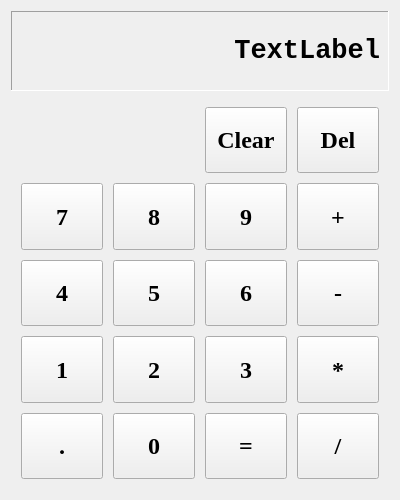
<?xml version="1.0" encoding="UTF-8"?>
<ui version="4.0">
 <class>MainWindow</class>
 <widget class="QMainWindow" name="MainWindow">
  <property name="geometry">
   <rect>
    <x>0</x>
    <y>0</y>
    <width>400</width>
    <height>500</height>
   </rect>
  </property>
  <property name="sizePolicy">
   <sizepolicy hsizetype="Expanding" vsizetype="Expanding">
    <horstretch>0</horstretch>
    <verstretch>0</verstretch>
   </sizepolicy>
  </property>
  <property name="windowTitle">
   <string>自制计算器</string>
  </property>
  <widget class="QWidget" name="centralWidget">
   <property name="sizePolicy">
    <sizepolicy hsizetype="Expanding" vsizetype="Expanding">
     <horstretch>0</horstretch>
     <verstretch>0</verstretch>
    </sizepolicy>
   </property>
   <property name="minimumSize">
    <size>
     <width>400</width>
     <height>0</height>
    </size>
   </property>
   <layout class="QGridLayout" name="gridLayout_2" rowstretch="1,5" columnstretch="1,1">
    <item row="0" column="0" colspan="2">
     <widget class="QLabel" name="label">
      <property name="sizePolicy">
       <sizepolicy hsizetype="Preferred" vsizetype="Minimum">
        <horstretch>0</horstretch>
        <verstretch>0</verstretch>
       </sizepolicy>
      </property>
      <property name="minimumSize">
       <size>
        <width>0</width>
        <height>80</height>
       </size>
      </property>
      <property name="font">
       <font>
        <family>Consolas</family>
        <pointsize>20</pointsize>
        <weight>75</weight>
        <bold>true</bold>
       </font>
      </property>
      <property name="frameShape">
       <enum>QFrame::Panel</enum>
      </property>
      <property name="frameShadow">
       <enum>QFrame::Sunken</enum>
      </property>
      <property name="text">
       <string>TextLabel</string>
      </property>
      <property name="alignment">
       <set>Qt::AlignRight|Qt::AlignTrailing|Qt::AlignVCenter</set>
      </property>
     </widget>
    </item>
    <item row="1" column="0" colspan="2">
     <layout class="QGridLayout" name="gridLayout">
      <property name="leftMargin">
       <number>10</number>
      </property>
      <property name="topMargin">
       <number>10</number>
      </property>
      <property name="rightMargin">
       <number>10</number>
      </property>
      <property name="bottomMargin">
       <number>10</number>
      </property>
      <property name="spacing">
       <number>10</number>
      </property>
      <item row="4" column="1">
       <widget class="QPushButton" name="pushButton_0">
        <property name="sizePolicy">
         <sizepolicy hsizetype="Expanding" vsizetype="Expanding">
          <horstretch>0</horstretch>
          <verstretch>0</verstretch>
         </sizepolicy>
        </property>
        <property name="minimumSize">
         <size>
          <width>50</width>
          <height>50</height>
         </size>
        </property>
        <property name="font">
         <font>
          <family>Times New Roman</family>
          <pointsize>18</pointsize>
          <weight>75</weight>
          <bold>true</bold>
         </font>
        </property>
        <property name="text">
         <string>0</string>
        </property>
       </widget>
      </item>
      <item row="4" column="0">
       <widget class="QPushButton" name="pushButton_point">
        <property name="sizePolicy">
         <sizepolicy hsizetype="Expanding" vsizetype="Expanding">
          <horstretch>0</horstretch>
          <verstretch>0</verstretch>
         </sizepolicy>
        </property>
        <property name="minimumSize">
         <size>
          <width>50</width>
          <height>50</height>
         </size>
        </property>
        <property name="font">
         <font>
          <family>Times New Roman</family>
          <pointsize>18</pointsize>
          <weight>75</weight>
          <bold>true</bold>
         </font>
        </property>
        <property name="text">
         <string>.</string>
        </property>
       </widget>
      </item>
      <item row="1" column="0">
       <widget class="QPushButton" name="pushButton_7">
        <property name="sizePolicy">
         <sizepolicy hsizetype="Expanding" vsizetype="Expanding">
          <horstretch>0</horstretch>
          <verstretch>0</verstretch>
         </sizepolicy>
        </property>
        <property name="minimumSize">
         <size>
          <width>50</width>
          <height>50</height>
         </size>
        </property>
        <property name="font">
         <font>
          <family>Times New Roman</family>
          <pointsize>18</pointsize>
          <weight>75</weight>
          <bold>true</bold>
         </font>
        </property>
        <property name="text">
         <string>7</string>
        </property>
       </widget>
      </item>
      <item row="1" column="1">
       <widget class="QPushButton" name="pushButton_8">
        <property name="sizePolicy">
         <sizepolicy hsizetype="Expanding" vsizetype="Expanding">
          <horstretch>0</horstretch>
          <verstretch>0</verstretch>
         </sizepolicy>
        </property>
        <property name="minimumSize">
         <size>
          <width>50</width>
          <height>50</height>
         </size>
        </property>
        <property name="font">
         <font>
          <family>Times New Roman</family>
          <pointsize>18</pointsize>
          <weight>75</weight>
          <bold>true</bold>
         </font>
        </property>
        <property name="text">
         <string>8</string>
        </property>
       </widget>
      </item>
      <item row="3" column="3">
       <widget class="QPushButton" name="pushButton_multi">
        <property name="sizePolicy">
         <sizepolicy hsizetype="Expanding" vsizetype="Expanding">
          <horstretch>0</horstretch>
          <verstretch>0</verstretch>
         </sizepolicy>
        </property>
        <property name="minimumSize">
         <size>
          <width>50</width>
          <height>50</height>
         </size>
        </property>
        <property name="font">
         <font>
          <family>Times New Roman</family>
          <pointsize>18</pointsize>
          <weight>75</weight>
          <bold>true</bold>
         </font>
        </property>
        <property name="text">
         <string>*</string>
        </property>
       </widget>
      </item>
      <item row="4" column="3">
       <widget class="QPushButton" name="pushButton_divi">
        <property name="sizePolicy">
         <sizepolicy hsizetype="Minimum" vsizetype="Minimum">
          <horstretch>0</horstretch>
          <verstretch>0</verstretch>
         </sizepolicy>
        </property>
        <property name="minimumSize">
         <size>
          <width>50</width>
          <height>50</height>
         </size>
        </property>
        <property name="font">
         <font>
          <family>Times New Roman</family>
          <pointsize>18</pointsize>
          <weight>75</weight>
          <bold>true</bold>
         </font>
        </property>
        <property name="text">
         <string>/</string>
        </property>
       </widget>
      </item>
      <item row="3" column="1">
       <widget class="QPushButton" name="pushButton_2">
        <property name="sizePolicy">
         <sizepolicy hsizetype="Expanding" vsizetype="Expanding">
          <horstretch>0</horstretch>
          <verstretch>0</verstretch>
         </sizepolicy>
        </property>
        <property name="minimumSize">
         <size>
          <width>50</width>
          <height>50</height>
         </size>
        </property>
        <property name="font">
         <font>
          <family>Times New Roman</family>
          <pointsize>18</pointsize>
          <weight>75</weight>
          <bold>true</bold>
         </font>
        </property>
        <property name="text">
         <string>2</string>
        </property>
       </widget>
      </item>
      <item row="0" column="2">
       <widget class="QPushButton" name="pushButton_clear">
        <property name="sizePolicy">
         <sizepolicy hsizetype="Expanding" vsizetype="Expanding">
          <horstretch>0</horstretch>
          <verstretch>0</verstretch>
         </sizepolicy>
        </property>
        <property name="minimumSize">
         <size>
          <width>50</width>
          <height>50</height>
         </size>
        </property>
        <property name="font">
         <font>
          <family>Times New Roman</family>
          <pointsize>18</pointsize>
          <weight>75</weight>
          <bold>true</bold>
         </font>
        </property>
        <property name="text">
         <string>Clear</string>
        </property>
       </widget>
      </item>
      <item row="2" column="3">
       <widget class="QPushButton" name="pushButton_minus">
        <property name="sizePolicy">
         <sizepolicy hsizetype="Expanding" vsizetype="Expanding">
          <horstretch>0</horstretch>
          <verstretch>0</verstretch>
         </sizepolicy>
        </property>
        <property name="minimumSize">
         <size>
          <width>50</width>
          <height>50</height>
         </size>
        </property>
        <property name="font">
         <font>
          <family>Times New Roman</family>
          <pointsize>18</pointsize>
          <weight>75</weight>
          <bold>true</bold>
         </font>
        </property>
        <property name="text">
         <string>-</string>
        </property>
       </widget>
      </item>
      <item row="1" column="2">
       <widget class="QPushButton" name="pushButton_9">
        <property name="sizePolicy">
         <sizepolicy hsizetype="Expanding" vsizetype="Expanding">
          <horstretch>0</horstretch>
          <verstretch>0</verstretch>
         </sizepolicy>
        </property>
        <property name="minimumSize">
         <size>
          <width>50</width>
          <height>50</height>
         </size>
        </property>
        <property name="font">
         <font>
          <family>Times New Roman</family>
          <pointsize>18</pointsize>
          <weight>75</weight>
          <bold>true</bold>
         </font>
        </property>
        <property name="text">
         <string>9</string>
        </property>
       </widget>
      </item>
      <item row="2" column="0">
       <widget class="QPushButton" name="pushButton_4">
        <property name="sizePolicy">
         <sizepolicy hsizetype="Expanding" vsizetype="Expanding">
          <horstretch>0</horstretch>
          <verstretch>0</verstretch>
         </sizepolicy>
        </property>
        <property name="minimumSize">
         <size>
          <width>50</width>
          <height>50</height>
         </size>
        </property>
        <property name="font">
         <font>
          <family>Times New Roman</family>
          <pointsize>18</pointsize>
          <weight>75</weight>
          <bold>true</bold>
         </font>
        </property>
        <property name="text">
         <string>4</string>
        </property>
       </widget>
      </item>
      <item row="3" column="2">
       <widget class="QPushButton" name="pushButton_3">
        <property name="sizePolicy">
         <sizepolicy hsizetype="Expanding" vsizetype="Expanding">
          <horstretch>0</horstretch>
          <verstretch>0</verstretch>
         </sizepolicy>
        </property>
        <property name="minimumSize">
         <size>
          <width>50</width>
          <height>50</height>
         </size>
        </property>
        <property name="font">
         <font>
          <family>Times New Roman</family>
          <pointsize>18</pointsize>
          <weight>75</weight>
          <bold>true</bold>
         </font>
        </property>
        <property name="text">
         <string>3</string>
        </property>
       </widget>
      </item>
      <item row="3" column="0">
       <widget class="QPushButton" name="pushButton_1">
        <property name="sizePolicy">
         <sizepolicy hsizetype="Expanding" vsizetype="Expanding">
          <horstretch>0</horstretch>
          <verstretch>0</verstretch>
         </sizepolicy>
        </property>
        <property name="minimumSize">
         <size>
          <width>50</width>
          <height>50</height>
         </size>
        </property>
        <property name="font">
         <font>
          <family>Times New Roman</family>
          <pointsize>18</pointsize>
          <weight>75</weight>
          <bold>true</bold>
         </font>
        </property>
        <property name="text">
         <string>1</string>
        </property>
       </widget>
      </item>
      <item row="0" column="3">
       <widget class="QPushButton" name="pushButton_del">
        <property name="sizePolicy">
         <sizepolicy hsizetype="Expanding" vsizetype="Expanding">
          <horstretch>0</horstretch>
          <verstretch>0</verstretch>
         </sizepolicy>
        </property>
        <property name="minimumSize">
         <size>
          <width>50</width>
          <height>50</height>
         </size>
        </property>
        <property name="font">
         <font>
          <family>Times New Roman</family>
          <pointsize>18</pointsize>
          <weight>75</weight>
          <bold>true</bold>
         </font>
        </property>
        <property name="text">
         <string>Del</string>
        </property>
       </widget>
      </item>
      <item row="2" column="2">
       <widget class="QPushButton" name="pushButton_6">
        <property name="sizePolicy">
         <sizepolicy hsizetype="Expanding" vsizetype="Expanding">
          <horstretch>0</horstretch>
          <verstretch>0</verstretch>
         </sizepolicy>
        </property>
        <property name="minimumSize">
         <size>
          <width>50</width>
          <height>50</height>
         </size>
        </property>
        <property name="font">
         <font>
          <family>Times New Roman</family>
          <pointsize>18</pointsize>
          <weight>75</weight>
          <bold>true</bold>
         </font>
        </property>
        <property name="text">
         <string>6</string>
        </property>
       </widget>
      </item>
      <item row="1" column="3">
       <widget class="QPushButton" name="pushButton_add">
        <property name="sizePolicy">
         <sizepolicy hsizetype="Expanding" vsizetype="Expanding">
          <horstretch>0</horstretch>
          <verstretch>0</verstretch>
         </sizepolicy>
        </property>
        <property name="minimumSize">
         <size>
          <width>50</width>
          <height>50</height>
         </size>
        </property>
        <property name="font">
         <font>
          <family>Times New Roman</family>
          <pointsize>18</pointsize>
          <weight>75</weight>
          <bold>true</bold>
         </font>
        </property>
        <property name="text">
         <string>+</string>
        </property>
       </widget>
      </item>
      <item row="2" column="1">
       <widget class="QPushButton" name="pushButton_5">
        <property name="sizePolicy">
         <sizepolicy hsizetype="Expanding" vsizetype="Expanding">
          <horstretch>0</horstretch>
          <verstretch>0</verstretch>
         </sizepolicy>
        </property>
        <property name="minimumSize">
         <size>
          <width>50</width>
          <height>50</height>
         </size>
        </property>
        <property name="font">
         <font>
          <family>Times New Roman</family>
          <pointsize>18</pointsize>
          <weight>75</weight>
          <bold>true</bold>
         </font>
        </property>
        <property name="text">
         <string>5</string>
        </property>
       </widget>
      </item>
      <item row="4" column="2">
       <widget class="QPushButton" name="pushButton_eval">
        <property name="sizePolicy">
         <sizepolicy hsizetype="Expanding" vsizetype="Expanding">
          <horstretch>0</horstretch>
          <verstretch>0</verstretch>
         </sizepolicy>
        </property>
        <property name="minimumSize">
         <size>
          <width>50</width>
          <height>50</height>
         </size>
        </property>
        <property name="font">
         <font>
          <family>Times New Roman</family>
          <pointsize>18</pointsize>
          <weight>75</weight>
          <bold>true</bold>
         </font>
        </property>
        <property name="text">
         <string>=</string>
        </property>
       </widget>
      </item>
     </layout>
    </item>
   </layout>
  </widget>
 </widget>
 <layoutdefault spacing="6" margin="11"/>
 <resources/>
 <connections/>
</ui>
